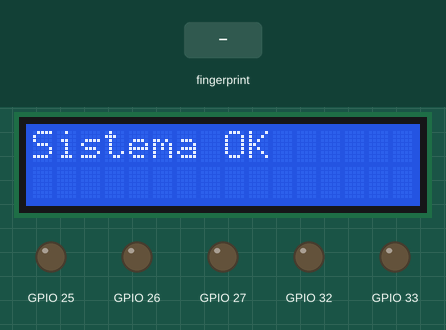
A sketch run on a simulated ESP32. On the bench: 16×2 character LCD, output pins drawn as LEDs (lit = HIGH). Inputs (shaded band) come from the test bench. WiFi joins after 1.5 s; servers stay silent unless stated; no MQTT or app messages arrive unless stated; what the sketch prints to the serial monitor is not drawn.

Above: at 3.2 s.
At 6.3 s:
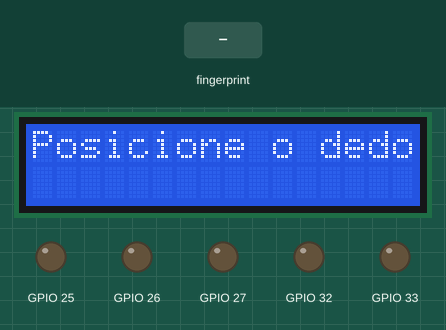
6.4 s: finger stored as number 1 placed on the sensor
At 7.2 s:
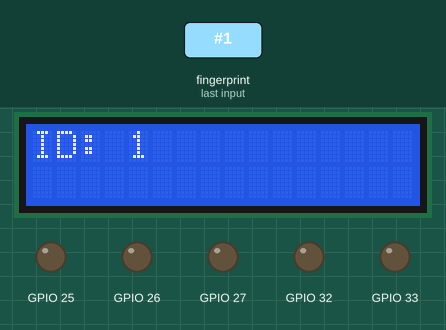
At 9.2 s:
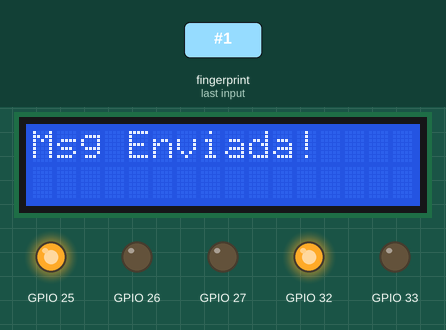
Timing chart, 0 to 15.4 s (numbered marks = the images above; inputs shaded):
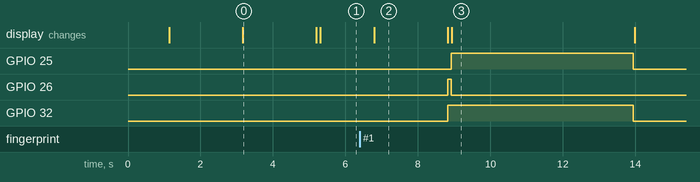

Measured:
- after the input at 6.4 s, GPIO 25: LOW → HIGH after 2.5 s, → LOW 5.0 s later; GPIO 26: LOW → HIGH after 2.4 s, → LOW 0.10 s later; GPIO 32: LOW → HIGH after 2.4 s, → LOW 5.1 s later; the display: changes after 0.39 s (image 2)
- what the display in image 0 shows lasts 2.0 s, from 3.2 s to 5.2 s

The sketch:

_main.ino
```cpp
#include <Arduino.h>
#include <Wire.h>
#include <LiquidCrystal_I2C.h>
#include <Adafruit_Fingerprint.h>
#include <HardwareSerial.h>
#include <MFRC522.h>
#include <WiFi.h>
#include <PubSubClient.h>

// Constantes de configuração MQTT e WiFi
const char* MQTT_SERVER = "848c6529c87c4961b45a47c5680c369e.s1.eu.hivemq.cloud";
const int MQTT_PORT = 8883;
const char* MQTT_USER = "exodia";
const char* MQTT_PASS = "Exodia#123";
const char* WIFI_SSID = "SHARE-RESIDENTE";
const char* WIFI_PASSWORD = "Share@Residente23";

// Configuração dos clientes WiFi e MQTT com suporte a TLS
WiFiClientSecure secureClient;
PubSubClient mqttClient(secureClient);

// Classe para controle do display LCD: Gerencia a exibição de mensagens no display, permitindo inicialização e mostrar textos
class LCDDisplay {
private:
    LiquidCrystal_I2C lcd;
public:
    // Construtor que configura o endereço e dimensões do display
    LCDDisplay(uint8_t address, uint8_t cols, uint8_t rows) : lcd(address, cols, rows) {}

    // Inicializa o display LCD com backlight
    void init() {
        lcd.init();
        lcd.backlight();
    }

    // Exibe uma mensagem no display LCD e também no monitor serial
    void showMessage(const char* message) {
        lcd.clear();
        lcd.setCursor(0, 0);
        lcd.print(message);
        Serial.println(message);
    }
};

// Classe de conexão MQTT: Gerencia conexão, reconexão e envio de mensagens
class MQTTConnection {
private:
    LCDDisplay& display;
    WiFiClientSecure& client;
    PubSubClient& mqttClient;

public:
    // Construtor que inicializa conexão MQTT com referências a objetos externos
    MQTTConnection(LCDDisplay& disp, WiFiClientSecure& secClient, PubSubClient& mqttCli)
        : display(disp), client(secClient), mqttClient(mqttCli) {}

    // Inicializa configurações de segurança e conexão MQTT
    void setup() {
        client.setInsecure(); // Desativa verificação de certificado (para testes)
        mqttClient.setServer(MQTT_SERVER, MQTT_PORT);
        mqttClient.setCallback([this](char* topic, byte* payload, unsigned int length) {
            this->callback(topic, payload, length);
        });
    }

    // Tenta reconectar ao broker MQTT
    void reconnect() {
        while (!mqttClient.connected()) {
            display.showMessage("Conectando MQTT...");

            if (mqttClient.connect("ESP32AccessControl", MQTT_USER, MQTT_PASS)) {
                display.showMessage("MQTT Conectado!");

                // Subscreve em tópicos relevantes
                mqttClient.subscribe("exodia/comando");
                mqttClient.subscribe("exodia/configuracao");
            } else {
                display.showMessage("Falha MQTT");
                delay(5000);
            }
        }
    }

    // Envia mensagem para um tópico MQTT
    void sendMessage(const char* topic, const char* message) {
        if (mqttClient.publish(topic, message)) {
            display.showMessage("Msg Enviada!");
        } else {
            display.showMessage("Erro no envio");
        }
    }

private:
    // Callback para processar mensagens recebidas
    void callback(char* topic, byte* payload, unsigned int length) {
        // Converte payload para string
        String message;
        for (unsigned int i = 0; i < length; i++) {
            message += (char)payload[i];
        }

        // Processa mensagens com base no tópico
        if (String(topic) == "exodia/comando") {
            if (message == "CADASTRO_ON") {
                // Lógica para habilitar modo de cadastro
                display.showMessage("Modo Cadastro");
            } else if (message == "CADASTRO_OFF") {
                // Lógica para desabilitar modo de cadastro
                display.showMessage("Modo Normal");
            }
        }
    }
};

// Classe para conexão WiFi: Gerencia a conexão com a rede wireless, incluindo tentativas de conexão e status
class WiFiConnection {
private:
    const char* ssid;
    const char* password;
    LCDDisplay& display;

public:
    // Construtor que configura os parâmetros de conexão WiFi
    WiFiConnection(const char* ssid, const char* password, LCDDisplay& display)
        : ssid(ssid), password(password), display(display) {}

    // Realiza a conexão com a rede WiFi, com limite de tentativas e feedback no display
    void connect() {
        Serial.print("Conectando a ");
        Serial.println(ssid);
        display.showMessage("Conectando ao WiFi...");

        WiFi.begin(ssid, password);
        int attempt = 0;

        while (WiFi.status() != WL_CONNECTED) {
            delay(1000);
            Serial.print(".");
            attempt++;
            if (attempt > 10) {
                display.showMessage("WiFi Falhou!");
                return;
            }
        }
        display.showMessage("WiFi Conectado!");
    }

    // Verifica o status atual da conexão WiFi
    bool isConnected() {
        return WiFi.status() == WL_CONNECTED;
    }
};

// Classe para controle do LED RGB: Permite configurar e alterar as cores do LED
class LedRGB {
private:
    int pinRed, pinGreen, pinBlue;
public:
    // Construtor que define os pinos para cada cor do LED
    LedRGB(int red, int green, int blue) : pinRed(red), pinGreen(green), pinBlue(blue) {}

    // Configura os pinos do LED RGB como saída
    void init() {
        pinMode(pinRed, OUTPUT);
        pinMode(pinGreen, OUTPUT);
        pinMode(pinBlue, OUTPUT);
    }

    // Define a cor do LED RGB ligando ou desligando cada pino
    void setColor(bool red, bool green, bool blue) {
        digitalWrite(pinRed, red ? HIGH : LOW);
        digitalWrite(pinGreen, green ? HIGH : LOW);
        digitalWrite(pinBlue, blue ? HIGH : LOW);
    }
};

// Classe para controle do buzzer: Permite emitir sinais sonoros
class Buzzer {
private:
    int pin;
public:
    // Construtor que define o pino do buzzer
    Buzzer(int pin) : pin(pin) {}

    // Configura o pino do buzzer como saída
    void init() {
        pinMode(pin, OUTPUT);
    }

    // Emite um sinal sonoro com duração configurável
    void beep(int duration = 100) {
        digitalWrite(pin, HIGH);
        delay(duration);
        digitalWrite(pin, LOW);
    }
};

// Classe para controle do sensor biométrico: Gerencia a autenticação por impressão digital
class BiometricSensor {
private:
    Adafruit_Fingerprint finger;
    LCDDisplay& display;
public:
    // Construtor que configura a porta serial e o display para feedback
    BiometricSensor(HardwareSerial* serial, LCDDisplay& display)
        : finger(serial), display(display) {}

    // Inicializa o sensor biométrico e verifica se está funcionando
    void init() {
        finger.begin(57600);
        if (!finger.verifyPassword()) {
            Serial.println("Erro Biometrico");
            while (true);
        }
        Serial.println("Biometrico OK");
    }

    // Realiza a autenticação por impressão digital com múltiplas etapas de verificação
    bool authenticate() {
        display.showMessage("Posicione o dedo...");
        int result;

        while (true) {
            result = finger.getImage();
            if (result == FINGERPRINT_NOFINGER) {
                delay(500);
            } else if (result == FINGERPRINT_OK) {
                break;
            } else {
                display.showMessage("Erro na leitura");
                delay(1000);
                return false;
            }
        }

        result = finger.image2Tz();
        if (result != FINGERPRINT_OK) {
            display.showMessage("Erro ao processar");
            delay(1000);
            return false;
        }

        result = finger.fingerSearch();
        if (result == FINGERPRINT_OK) {
            char buffer[16];
            sprintf(buffer, "ID: %d", finger.fingerID);
            display.showMessage(buffer);
            delay(2000);
            return true;
        } else {
            display.showMessage("Nao encontrado");
            delay(1000);
            return false;
        }
    }
};

// Classe para controle do sensor RFID: Gerencia a leitura de tags RFID
class RFIDSensor {
private:
    MFRC522 rfid;
public:
    // Construtor que define os pinos SDA e RST do módulo RFID
    RFIDSensor(uint8_t sda, uint8_t rst) : rfid(sda, rst) {}

    // Inicializa o protocolo SPI e o módulo RFID
    void init() {
        SPI.begin();
        rfid.PCD_Init();
    }

    // Lê o UID (Identificador único) de uma tag RFID presente
    String readUID() {
        if (!rfid.PICC_IsNewCardPresent() || !rfid.PICC_ReadCardSerial()) {
            return "";
        }
        String uid = "";
        for (byte i = 0; i < rfid.uid.size; i++) {
            uid += String(rfid.uid.uidByte[i], HEX);
        }
        rfid.PICC_HaltA();
        return uid;
    }
};

// Classe principal que integra todos os componentes do sistema de controle de acesso
class AccessSystem {
private:
    LCDDisplay display;
    WiFiConnection wifi;
    MQTTConnection mqtt;
    LedRGB led;
    Buzzer buzzer;
    BiometricSensor biometrics;
    RFIDSensor rfid;

    const int relayPin;
    const int buttonPin;
    bool cadastroMode = false;  // Flag para modo de cadastro

public:
    // Construtor que inicializa todos os componentes com pinos e configurações específicas
    AccessSystem()
        : display(0x27, 16, 2),
          wifi(WIFI_SSID, WIFI_PASSWORD, display),
          mqtt(display, secureClient, mqttClient),
          led(33, 32, 27),
          buzzer(26),
          biometrics(&Serial1, display),
          rfid(21, 22),
          relayPin(25),
          buttonPin(34) {}

    // Método de inicialização que configura todos os módulos do sistema
    void init() {
        Serial.begin(115200);
        pinMode(relayPin, OUTPUT);
        pinMode(buttonPin, INPUT);

        display.init();
        led.init();
        buzzer.init();
        biometrics.init();
        rfid.init();

        wifi.connect();
        mqtt.setup();

        display.showMessage("Sistema OK");
        delay(2000);
    }

    // Método principal que executa o loop do sistema, verificando conexão WiFi e tentativas de acesso
    void run() {
        // Verifica conexão MQTT
        if (!mqttClient.connected()) {
            mqtt.reconnect();
        }
        mqttClient.loop();

        // Verifica modo de operação
        if (cadastroMode) {
            handleCadastro();
        } else {
            handleAccess();
        }
    }

private:
    // Lógica de cadastro
    void handleCadastro() {
        if (rfid.readUID() != "") {
            mqtt.sendMessage("exodia/cadastro/rfid", "Novo RFID detectado");
        }

        if (biometrics.authenticate()) {
            mqtt.sendMessage("exodia/cadastro/biometria", "Nova biometria detectada");
        }
    }

    // Lógica de acesso
    void handleAccess() {
        String rfidUID = rfid.readUID();
        if (rfidUID != "") {
            mqtt.sendMessage("exodia/acesso/rfid", rfidUID.c_str());
            processAccess("RFID OK");
        }

        if (biometrics.authenticate()) {
            mqtt.sendMessage("exodia/acesso/biometria", "Autenticado");
            processAccess("Biometria OK");
        }
    }

    // Processa acesso concedido
    void processAccess(const char* message) {
        display.showMessage(message);
        led.setColor(false, true, false);
        buzzer.beep();
        digitalWrite(relayPin, HIGH);

        // Envia confirmação de acesso
        mqtt.sendMessage("exodia/acesso/status", "LIBERADO");

        delay(5000);
        digitalWrite(relayPin, LOW);
        led.setColor(false, false, false);
    }
};

AccessSystem system;

// Funções Arduino padrão
void setup() {
    system.init();
}

void loop() {
    system.run();
}
```
